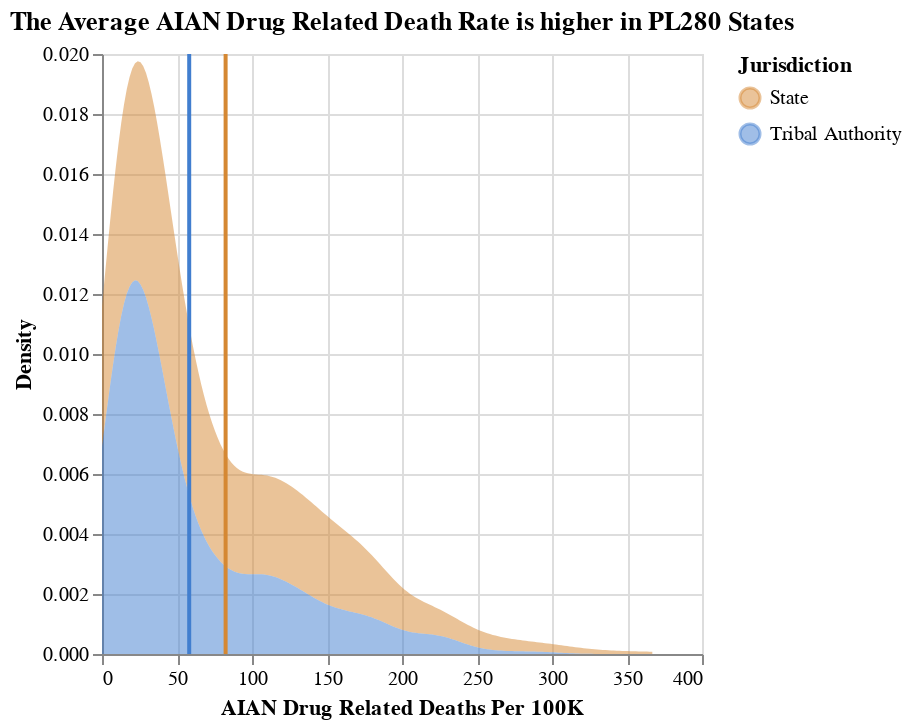

This figure's notebook cell:
### Markdown cell above
Our first look at the different in death rate's is to compare the mean death rate's
and their standard deviations. The formal test for significance is called a z-score.
Here it looks like the relationship is the reverse of what we hypothesized, where
states hold criminal jurisdiction the death rate is a lot lower. Lets see if this
holds when we control for other variables.

### Code cell
#Density Plot


def pl280_density():

    df = AIAN_deaths
    density_plot = alt.Chart(df).transform_density(
        'drd_AIAN_p100k',
        counts = False,
        as_ = ['AIAN Drug Related Deaths Per 100K', 'Density'],
        groupby = ["Jurisdiction"]
    ).mark_area(
        opacity = 0.5
    ).encode(
    x=alt.X("AIAN Drug Related Deaths Per 100K:Q").title("AIAN Drug Related Deaths Per 100K"),
    y='Density:Q',
    color = alt.Color('Jurisdiction:N', scale=alt.Scale(
            domain = ["State", "Tribal Authority"],
            range = ["#d58833", "#417ecf"])
    ))

    lines = alt.Chart(df).mark_rule(size=2).encode(
    x=alt.X('mean(drd_AIAN_p100k):Q').title(''),
    color = alt.Color('Jurisdiction:N', scale=alt.Scale(
            domain = ["State", "Tribal Authority"],
            range = ["#ff4f00", "#25e1ff"])))
    full_plot = (density_plot + lines).properties(
        title = "The Average AIAN Drug Related Death Rate is higher in PL280 States"
    )

    return full_plot

pl280_density()

### Figure 1 — Vega-Lite specification as saved in the notebook (floating-point values rounded to 4 significant figures; data arrays with more than 128 entries replaced by an {"elided": "..."} marker saying what was removed)
{"config": {"view": {"continuousWidth": 300, "continuousHeight": 300}}, "layer": [{"mark": {"type": "area", "opacity": 0.5}, "encoding": {"color": {"field": "Jurisdiction", "scale": {"domain": ["State", "Tribal Authority"], "range": ["#d58833", "#417ecf"]}, "type": "nominal"}, "x": {"field": "AIAN Drug Related Deaths Per 100K", "title": "AIAN Drug Related Deaths Per 100K", "type": "quantitative"}, "y": {"field": "Density", "type": "quantitative"}}, "transform": [{"density": "drd_AIAN_p100k", "counts": false, "groupby": ["Jurisdiction"], "as": ["AIAN Drug Related Deaths Per 100K", "Density"]}]}, {"mark": {"type": "rule", "size": 2}, "encoding": {"color": {"field": "Jurisdiction", "scale": {"domain": ["State", "Tribal Authority"], "range": ["#ff4f00", "#25e1ff"]}, "type": "nominal"}, "x": {"aggregate": "mean", "field": "drd_AIAN_p100k", "title": "", "type": "quantitative"}}}], "data": {"name": "data-5b478d6e7d243e05f0cddf405c9fd511"}, "title": "The Average AIAN Drug Related Death Rate is higher in PL280 States", "$schema": "https://vega.github.io/schema/vega-lite/v5.20.1.json", "datasets": {"data-5b478d6e7d243e05f0cddf405c9fd511": {"elided": "792 records"}}}
